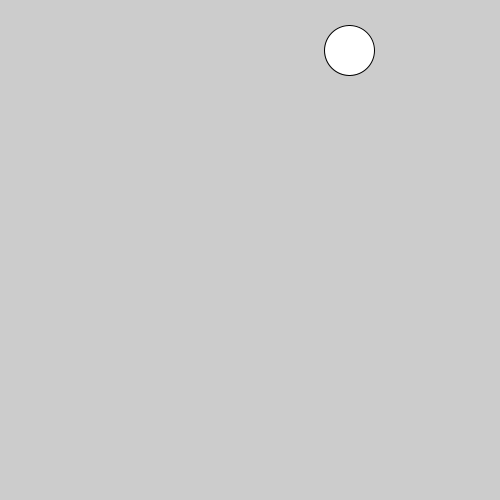
Frame 1 (no input)
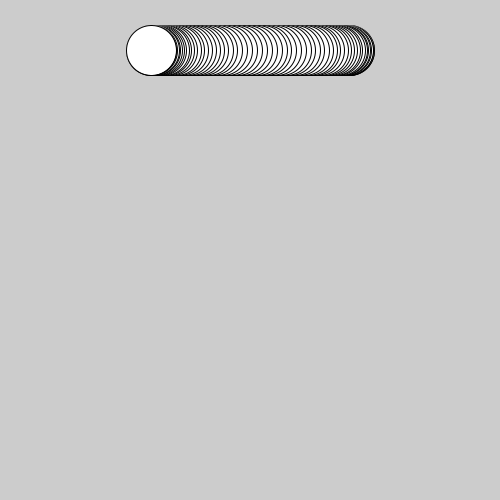
Frame 60 (the mouse pressed at the canvas centre just before this capture)
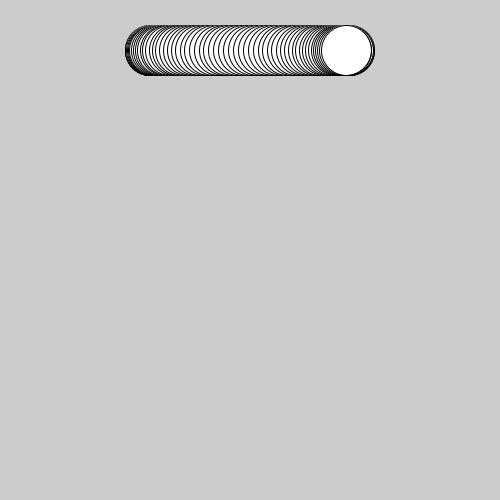
Frame 120 (the mouse held since frame 60 and released just before this capture)

The Processing sketch that drew these frames (run headless with seeded random() and noise(); from frame 60 on, the mouse is pressed at the canvas centre):

// Processing sketch: processing_106193
// ── processing_106193.pde

//cos motion -> constant + cos(angle) * scalar
int constant = 250;
float angle = 0.05;
int scalar = 100;
float speed = 0.05;
 
void setup(){
size(500,500);
smooth();
}

void draw(){
float x = constant + cos(angle) * scalar;
float y = 50;
ellipse(x,y,50,50);
angle = angle + speed;
}
